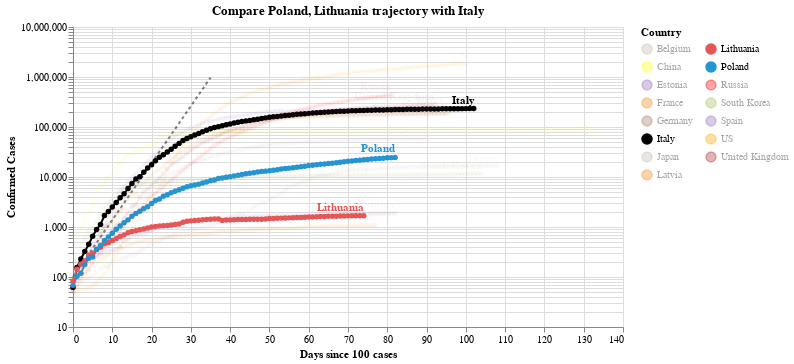

The notebook cell this image was saved under:
### Code cell
#hide_input
chart2 = make_since_chart(dff2, ['Poland', 'Lithuania'], baseline_countries)
chart2

### Figure 1 — Vega-Lite specification as saved in the notebook (floating-point values rounded to 4 significant figures; data arrays with more than 128 entries replaced by an {"elided": "..."} marker saying what was removed)
{"config": {"view": {"continuousWidth": 400, "continuousHeight": 300}}, "layer": [{"data": {"name": "data-628230001892d6798b50651be41d1b3e"}, "mark": {"type": "line", "color": "black", "opacity": 0.5, "strokeDash": [3, 3]}, "encoding": {"x": {"type": "quantitative", "field": "Days since 100 cases"}, "y": {"type": "quantitative", "field": "Confirmed Cases"}}}, {"data": {"name": "data-697d10b4ae865987bb73bd533e16f802"}, "mark": {"type": "line", "point": true}, "encoding": {"color": {"type": "nominal", "field": "Country", "legend": {"columns": 2}, "scale": {"domain": ["Belgium", "China", "Estonia", "France", "Germany", "Italy", "Japan", "Latvia", "Lithuania", "Poland", "Russia", "South Korea", "Spain", "US", "United Kingdom"], "range": ["#C1B7AD", "yellow", "#9467bd", "#F58518", "#9D755D", "black", "#C1B7AD", "#F58518", "#E45756", "#2495D3", "red", "#A1BA59", "#9467bd", "orange", "brown"]}}, "opacity": {"condition": {"value": 1, "selection": "selector004"}, "value": 0.05}, "tooltip": [{"type": "nominal", "field": "Country"}, {"type": "temporal", "field": "Date"}, {"type": "quantitative", "field": "Confirmed Cases"}, {"type": "quantitative", "field": "Days since 100 cases"}], "x": {"type": "quantitative", "field": "Days since 100 cases"}, "y": {"type": "quantitative", "field": "Confirmed Cases", "scale": {"type": "log"}}}, "selection": {"selector004": {"type": "multi", "fields": ["Country"], "bind": "legend", "init": [{"Country": "Poland"}, {"Country": "Lithuania"}, {"Country": "Italy"}]}}, "width": 550}, {"data": {"name": "data-697d10b4ae865987bb73bd533e16f802"}, "mark": {"type": "text", "align": "right", "dy": -8, "fontWeight": "bold"}, "encoding": {"color": {"type": "nominal", "field": "Country", "legend": {"columns": 2}, "scale": {"domain": ["Belgium", "China", "Estonia", "France", "Germany", "Italy", "Japan", "Latvia", "Lithuania", "Poland", "Russia", "South Korea", "Spain", "US", "United Kingdom"], "range": ["#C1B7AD", "yellow", "#9467bd", "#F58518", "#9D755D", "black", "#C1B7AD", "#F58518", "#E45756", "#2495D3", "red", "#A1BA59", "#9467bd", "orange", "brown"]}}, "opacity": {"condition": {"value": 1, "selection": "selector004"}, "value": 0.05}, "text": {"type": "nominal", "field": "Country"}, "tooltip": [{"type": "nominal", "field": "Country"}, {"type": "temporal", "field": "Date"}, {"type": "quantitative", "field": "Confirmed Cases"}, {"type": "quantitative", "field": "Days since 100 cases"}], "x": {"type": "quantitative", "field": "Days since 100 cases"}, "y": {"type": "quantitative", "field": "Confirmed Cases", "scale": {"type": "log"}}}, "transform": [{"filter": "(datum['Date'] >= 1591142400000)"}], "width": 550}], "title": "Compare Poland, Lithuania trajectory with Italy", "$schema": "https://vega.github.io/schema/vega-lite/v4.0.2.json", "datasets": {"data-628230001892d6798b50651be41d1b3e": [{"Days since 100 cases": 0, "Confirmed Cases": 100.0}, {"Days since 100 cases": 1, "Confirmed Cases": 130.0}, {"Days since 100 cases": 2, "Confirmed Cases": 169.0}, {"Days since 100 cases": 3, "Confirmed Cases": 219.7}, {"Days since 100 cases": 4, "Confirmed Cases": 285.6}, {"Days since 100 cases": 5, "Confirmed Cases": 371.3}, {"Days since 100 cases": 6, "Confirmed Cases": 482.7}, {"Days since 100 cases": 7, "Confirmed Cases": 627.5}, {"Days since 100 cases": 8, "Confirmed Cases": 815.7}, {"Days since 100 cases": 9, "Confirmed Cases": 1060.0}, {"Days since 100 cases": 10, "Confirmed Cases": 1379.0}, {"Days since 100 cases": 11, "Confirmed Cases": 1792.0}, {"Days since 100 cases": 12, "Confirmed Cases": 2330.0}, {"Days since 100 cases": 13, "Confirmed Cases": 3029.0}, {"Days since 100 cases": 14, "Confirmed Cases": 3937.0}, {"Days since 100 cases": 15, "Confirmed Cases": 5119.0}, {"Days since 100 cases": 16, "Confirmed Cases": 6654.0}, {"Days since 100 cases": 17, "Confirmed Cases": 8650.0}, {"Days since 100 cases": 18, "Confirmed Cases": 11250.0}, {"Days since 100 cases": 19, "Confirmed Cases": 14620.0}, {"Days since 100 cases": 20, "Confirmed Cases": 19000.0}, {"Days since 100 cases": 21, "Confirmed Cases": 24710.0}, {"Days since 100 cases": 22, "Confirmed Cases": 32120.0}, {"Days since 100 cases": 23, "Confirmed Cases": 41750.0}, {"Days since 100 cases": 24, "Confirmed Cases": 54280.0}, {"Days since 100 cases": 25, "Confirmed Cases": 70560.0}, {"Days since 100 cases": 26, "Confirmed Cases": 91730.0}, {"Days since 100 cases": 27, "Confirmed Cases": 119300.0}, {"Days since 100 cases": 28, "Confirmed Cases": 155000.0}, {"Days since 100 cases": 29, "Confirmed Cases": 201500.0}, {"Days since 100 cases": 30, "Confirmed Cases": 262000.0}, {"Days since 100 cases": 31, "Confirmed Cases": 340600.0}, {"Days since 100 cases": 32, "Confirmed Cases": 442800.0}, {"Days since 100 cases": 33, "Confirmed Cases": 575600.0}, {"Days since 100 cases": 34, "Confirmed Cases": 748300.0}, {"Days since 100 cases": 35, "Confirmed Cases": 972800.0}], "data-697d10b4ae865987bb73bd533e16f802": {"elided": "1425 records"}}}
